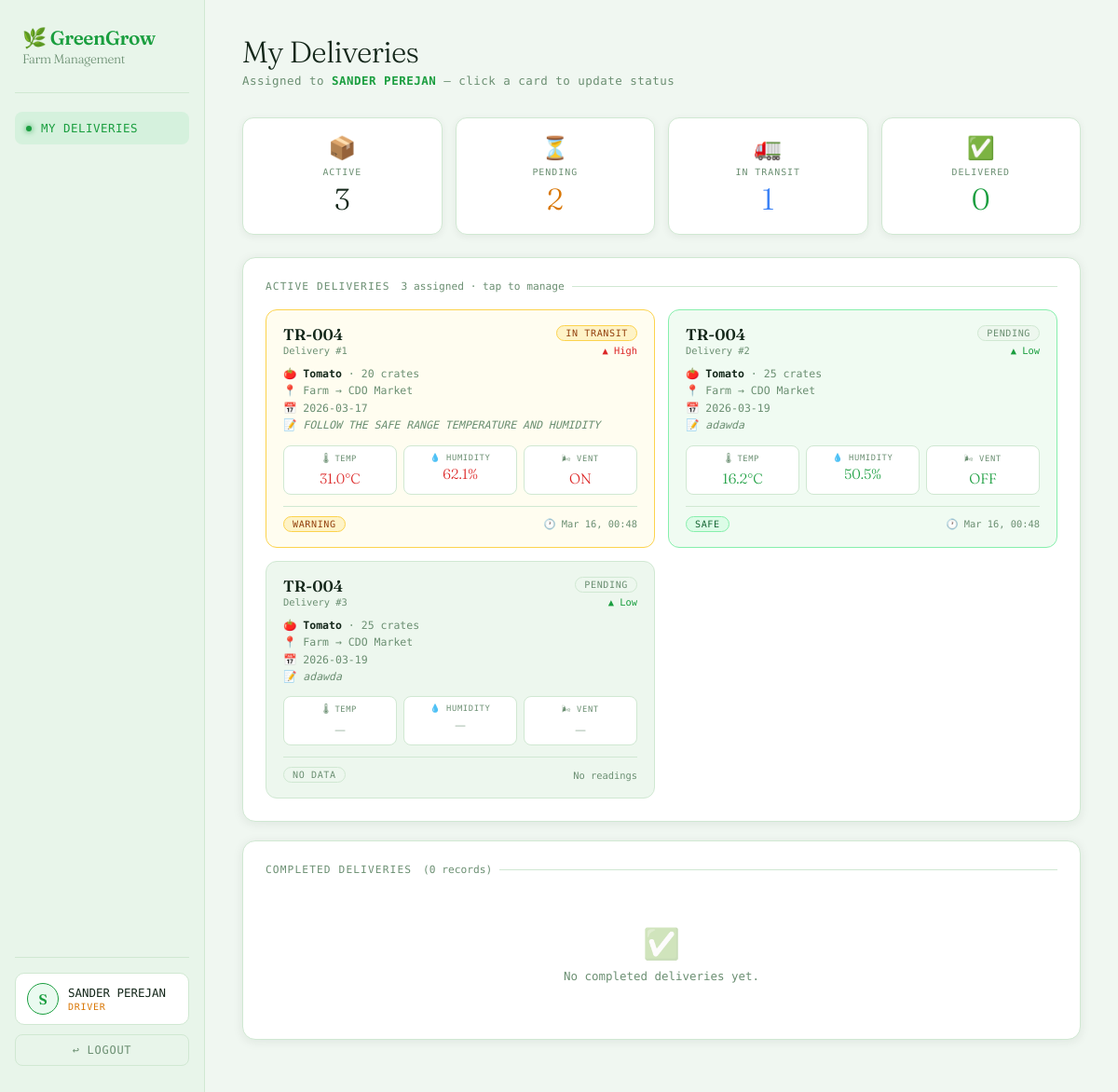
The app's page /driver/driver.php (signed in) with its own data.
### tables this page shows
CREATE TABLE `deliveries` (
  `id` int(11) NOT NULL,
  `transport_id` varchar(20) DEFAULT NULL,
  `product` varchar(50) DEFAULT NULL,
  `quantity` int(11) DEFAULT NULL,
  `delivery_date` date DEFAULT NULL,
  `origin` varchar(50) DEFAULT NULL,
  `destination` varchar(50) DEFAULT NULL,
  `driver` varchar(100) DEFAULT NULL,
  `vehicle_plate` varchar(20) DEFAULT NULL,
  `priority` varchar(20) DEFAULT NULL,
  `notes` text DEFAULT NULL,
  `status` varchar(20) DEFAULT 'Pending',
  `created_at` timestamp NOT NULL DEFAULT current_timestamp(),
  `origin_lat` double DEFAULT 8.4542,
  `origin_lng` double DEFAULT 124.6319,
  `dest_lat` double DEFAULT 8.4542,
  `dest_lng` double DEFAULT 124.6319
);

### driver/driver.php (the view, shortened to what this page needs)
<?php
include "../db.php";
$driverName = $_SESSION['name'];
$conn->query("
    CREATE TABLE IF NOT EXISTS `in_transit` (
        `id`            INT AUTO_INCREMENT PRIMARY KEY,
        `delivery_id`   INT          NOT NULL,
        `transport_id`  VARCHAR(20)  NOT NULL,
        `product`       VARCHAR(100) NOT NULL,
        `origin`        VARCHAR(100) NOT NULL,
        `destination`   VARCHAR(100) NOT NULL,
        `driver`        VARCHAR(100),
        `vehicle_plate` VARCHAR(20),
        `quantity`      INT,
        `priority`      VARCHAR(20),
        `started_at`    TIMESTAMP    DEFAULT CURRENT_TIMESTAMP,
        `started_by`    VARCHAR(100),
        UNIQUE KEY `uq_delivery` (`delivery_id`)
    ) ENGINE=InnoDB DEFAULT CHARSET=utf8mb4 COLLATE=utf8mb4_general_ci
");
$conn->query("
    CREATE TABLE IF NOT EXISTS `delivered` (
        `id`             INT AUTO_INCREMENT PRIMARY KEY,
        `delivery_id`    INT          NOT NULL,
        `transport_id`   VARCHAR(20)  NOT NULL,
        `product`        VARCHAR(100) NOT NULL,
        `origin`         VARCHAR(100) NOT NULL,
        `destination`    VARCHAR(100) NOT NULL,
        `driver`         VARCHAR(100),
        `vehicle_plate`  VARCHAR(20),
        `quantity`       INT,
        `priority`       VARCHAR(20),
        `avg_temp`       DECIMAL(5,2),
        `avg_hum`        DECIMAL(5,2),
        `total_readings` INT          DEFAULT 0,
        `delivered_at`   TIMESTAMP    DEFAULT CURRENT_TIMESTAMP,
        `delivered_by`   VARCHAR(100),
        UNIQUE KEY `uq_delivery` (`delivery_id`)
    ) ENGINE=InnoDB DEFAULT CHARSET=utf8mb4 COLLATE=utf8mb4_general_ci
");
$activeStmt = $conn->prepare("
    SELECT
        d.*,
        (SELECT ROUND(sl.temperature,1) FROM sensor_logs sl WHERE sl.delivery_id = d.id ORDER BY sl.recorded_at DESC LIMIT 1) AS last_temp,
        (SELECT ROUND(sl.humidity,1)    FROM sensor_logs sl WHERE sl.delivery_id = d.id ORDER BY sl.recorded_at DESC LIMIT 1) AS last_hum,
        (SELECT sl.ventilation          FROM sensor_logs sl WHERE sl.delivery_id = d.id ORDER BY sl.recorded_at DESC LIMIT 1) AS last_vent,
        (SELECT sl.recorded_at          FROM sensor_logs sl WHERE sl.delivery_id = d.id ORDER BY sl.recorded_at DESC LIMIT 1) AS last_reading
    FROM deliveries d
    WHERE d.driver = ?
      AND d.status IN ('Pending','In Transit')
    ORDER BY FIELD(d.status,'In Transit','Pending'), d.delivery_date ASC
");
$activeStmt->bind_param("s", $driverName);
$activeStmt->execute();
$activeResult = $activeStmt->get_result();
$activeRows   = [];
while ($row = $activeResult->fetch_assoc()) $activeRows[] = $row;
$doneRows   = [];
$cPending   = count(array_filter($activeRows, fn($r) => $r['status'] === 'Pending'));
$cTransit   = count(array_filter($activeRows, fn($r) => $r['status'] === 'In Transit'));
$cDelivered = count($doneRows);
$cTotal     = count($activeRows);
function sStatus($temp, $hum) {
    if ($temp === null || $hum === null) return 'no-data';
    if ($temp >= 15 && $temp <= 30 && $hum >= 50 && $hum <= 60) return 'safe';
    return 'warning';
}
?>
<!DOCTYPE html>
<html lang="en">
<head>
    <link rel="stylesheet" href="../assets/manager.css">
</head>
<body>
<div class="sidebar">
    <div class="logo">🌿 GreenGrow<span>Farm Management</span></div>
    <a href="driver.php" class="nav-btn active">My Deliveries</a>
    <div class="sidebar-foot">
        <div class="user-card">
            <div class="user-avatar"><?= strtoupper($_SESSION['name'][0]) ?></div>
            <div class="user-meta">
                <div class="user-name"><?= htmlspecialchars($_SESSION['name']) ?></div>
                <div class="user-role" style="color:var(--amber);font-size:.63rem;letter-spacing:.07em;text-transform:uppercase;margin-top:2px;">
                    Driver
                </div>
            </div>
        </div>
        <form method="POST" action="../logout.php" style="margin:0">
            <button type="submit" class="logout-btn">↩ Logout</button>
        </form>
    </div>
</div>
<div class="main">
    <div class="page-header">
        <h1>My Deliveries</h1>
        <p>Assigned to <b style="color:var(--green)"><?= htmlspecialchars($driverName) ?></b> — click a card to update status</p>
    </div>
    <div class="stat-grid">
        <div class="stat-card">
            <div class="stat-icon">📦</div>
            <div class="stat-label">Active</div>
            <div class="stat-value"><?= $cTotal ?></div>
        </div>
        <div class="stat-card">
            <div class="stat-icon">⏳</div>
            <div class="stat-label">Pending</div>
            <div class="stat-value amber"><?= $cPending ?></div>
        </div>
        <div class="stat-card">
            <div class="stat-icon">🚛</div>
            <div class="stat-label">In Transit</div>
            <div class="stat-value blue"><?= $cTransit ?></div>
        </div>
        <div class="stat-card">
            <div class="stat-icon">✅</div>
            <div class="stat-label">Delivered</div>
            <div class="stat-value green"><?= $cDelivered ?></div>
        </div>
    </div>
    <div class="panel">
        <div class="panel-title">
            Active Deliveries
            <span style="font-size:.7rem;color:var(--muted);text-transform:none;letter-spacing:0;margin-left:4px;"><?= $cTotal ?> assigned · tap to manage</span>
        </div>
        <?php if (empty($activeRows)): ?>
        <div class="empty-state">
            <div class="empty-icon">📭</div>
            <p>No active deliveries assigned to you right now.</p>
        </div>
        <?php else: ?>
        <div class="delivery-grid">
            <?php foreach ($activeRows as $d):
                $ss      = sStatus($d['last_temp'], $d['last_hum']);
                $tOk     = $d['last_temp'] !== null && $d['last_temp'] >= 15 && $d['last_temp'] <= 30;
                $hOk     = $d['last_hum']  !== null && $d['last_hum']  >= 50 && $d['last_hum']  <= 60;
                $cardCls = $d['status'] === 'In Transit'
                    ? 'card-transit'
                    : ($ss === 'danger' ? 'card-danger' : ($ss === 'safe' ? 'card-safe' : ''));
                $sBadge  = $d['status'] === 'In Transit' ? 'b-transit' : 'b-pending';
                $pc      = match($d['priority']) { 'High' => 'priority-high', 'Low' => 'priority-low', default => 'priority-medium' };
            ?>
            <div class="delivery-card <?= $cardCls ?>"
                 onclick='openModal(<?= json_encode([
                     "id"           => $d['id'],
                     "transport_id" => $d['transport_id'],
                     "product"      => $d['product'],
                     "origin"       => $d['origin'],
                     "destination"  => $d['destination'],
                     "driver"       => $d['driver'],
                     "vehicle_plate"=> $d['vehicle_plate'] ?? "—",
                     "quantity"     => $d['quantity'],
                     "delivery_date"=> $d['delivery_date'],
                     "priority"     => $d['priority'],
                     "status"       => $d['status'],
                     "notes"        => $d['notes'] ?? "",
                     "last_temp"    => $d['last_temp'],
                     "last_hum"     => $d['last_hum'],
                     "last_vent"    => $d['last_vent'],
                 ]) ?>)'>
                <div class="dc-header">
                    <div>
                        <div class="dc-tid"><?= htmlspecialchars($d['transport_id']) ?></div>
                        <div class="dc-num">Delivery #<?= $d['id'] ?></div>
                    </div>
                    <div style="display:flex;flex-direction:column;align-items:flex-end;gap:4px;">
                        <span class="badge <?= $sBadge ?>"><?= htmlspecialchars($d['status']) ?></span>
                        <span class="<?= $pc ?>" style="font-size:.65rem;">▲ <?= htmlspecialchars($d['priority']) ?></span>
                    </div>
                </div>
                <div class="dc-route">
                    🍅 <b><?= htmlspecialchars($d['product']) ?></b> · <?= (int)$d['quantity'] ?> crates<br>
                    📍 <?= htmlspecialchars($d['origin']) ?> → <?= htmlspecialchars($d['destination']) ?><br>
                    📅 <?= htmlspecialchars($d['delivery_date']) ?>
                    <?php if ($d['notes']): ?>
                    <br>📝 <span style="font-style:italic;color:var(--muted);"><?= htmlspecialchars(mb_strimwidth($d['notes'], 0, 50, '…')) ?></span>
                    <?php endif; ?>
                </div>
                <div class="dc-sensors">
                    <div class="dc-s">
                        <div class="dc-s-lbl">🌡 Temp</div>
                        <div class="dc-s-val <?= $d['last_temp'] !== null ? ($tOk ? 'ok' : 'warn') : 'none' ?>">
                            <?= $d['last_temp'] !== null ? $d['last_temp'].'°C' : '—' ?>
                        </div>
                    </div>
                    <div class="dc-s">
                        <div class="dc-s-lbl">💧 Humidity</div>
                        <div class="dc-s-val <?= $d['last_hum'] !== null ? ($hOk ? 'ok' : 'warn') : 'none' ?>">
                            <?= $d['last_hum'] !== null ? $d['last_hum'].'%' : '—' ?>
                        </div>
                    </div>
                    <div class="dc-s">
                        <div class="dc-s-lbl">🌬 Vent</div>
                        <div class="dc-s-val <?= $d['last_vent'] !== null ? ($d['last_vent'] ? 'warn' : 'ok') : 'none' ?>">
                            <?= $d['last_vent'] !== null ? ($d['last_vent'] ? 'ON' : 'OFF') : '—' ?>
                        </div>
                    </div>
                </div>
                <div class="dc-footer">
                    <span class="badge b-<?= $ss === 'no-data' ? 'no-data' : $ss ?>">
                        <?= $ss === 'no-data' ? 'No Data' : ucfirst($ss) ?>
                    </span>
                    <span>
                        <?= $d['last_reading'] ? '🕐 '.date('M d, H:i', strtotime($d['last_reading'])) : 'No readings' ?>
                    </span>
                </div>
            </div>
            <?php endforeach; ?>
        </div>
        <?php endif; ?>
    </div>
    <div class="panel">
        <div class="panel-title">
            Completed Deliveries
            <span style="font-size:.7rem;color:var(--muted);text-transform:none;letter-spacing:0;margin-left:4px;">(<?= $cDelivered ?> records)</span>
        </div>
        <?php if (empty($doneRows)): ?>
        <div class="empty-state">
            <div class="empty-icon">✅</div>
            <p>No completed deliveries yet.</p>
        </div>
        <?php endif; ?>
    </div>
</div>
</body>
</html>

### assets/manager.css (style rules this page uses)
*, *::before, *::after { box-sizing: border-box; margin: 0; padding: 0; }
:root { --bg: #f0f7f1; --surface: #ffffff; --surface2: #edf7ee; --border: #d0e8d2; --green: #1a9e3f; --green-dim: #22c55e18; --green-glow: #22c55e28; --amber: #d97706; --red: #dc2626; --text: #14271a; --muted: #6b8f72; --sidebar-w: 220px; }
body { font-family: 'DM Mono', monospace; background: var(--bg); color: var(--text); display: flex; min-height: 100vh; overflow-x: hidden; }
.sidebar { width: var(--sidebar-w); background: #e8f5ea; border-right: 1px solid var(--border); display: flex; flex-direction: column; padding: 28px 16px; position: fixed; top: 0; left: 0; bottom: 0; z-index: 100; }
.logo { font-family: 'Fraunces', serif; font-size: 1.3rem; font-weight: 600; color: var(--green); letter-spacing: -0.02em; padding: 0 8px 28px; border-bottom: 1px solid var(--border); margin-bottom: 20px; }
.logo span { color: var(--muted); font-size: .85rem; display: block; font-weight: 300; margin-top: 2px; }
.nav-btn { display: flex; align-items: center; gap: 10px; padding: 10px 12px; border-radius: 8px; text-decoration: none; color: var(--muted); font-size: .78rem; letter-spacing: .04em; text-transform: uppercase; transition: all .2s; margin-bottom: 4px; }
.nav-btn::before { content: ''; width: 6px; height: 6px; border-radius: 50%; background: var(--border); transition: background .2s; flex-shrink: 0; }
.nav-btn.active { color: var(--green); background: var(--green-dim); }
.nav-btn.active::before { background: var(--green); box-shadow: 0 0 6px var(--green); }
.sidebar-foot { margin-top: auto; padding-top: 16px; border-top: 1px solid var(--border); }
.logout-btn { width: 100%; padding: 9px; border-radius: 8px; border: 1px solid var(--border); background: transparent; color: var(--muted); font-family: 'DM Mono', monospace; font-size: .75rem; letter-spacing: .06em; text-transform: uppercase; cursor: pointer; transition: all .2s; }
.main { margin-left: var(--sidebar-w); flex: 1; padding: 36px 40px; max-width: 1400px; width: 100%; }
.page-header { margin-bottom: 32px; }
.page-header h1 { font-family: 'Fraunces', serif; font-size: 2rem; font-weight: 300; letter-spacing: -.02em; color: var(--text); }
.page-header p { color: var(--muted); font-size: .78rem; margin-top: 4px; letter-spacing: .04em; }
.panel { background: var(--surface); border: 1px solid var(--border); border-radius: 14px; padding: 24px; margin-bottom: 20px; box-shadow: 0 2px 12px #0d271514; }
.panel-title { font-size: .7rem; letter-spacing: .1em; text-transform: uppercase; color: var(--muted); margin-bottom: 18px; display: flex; align-items: center; gap: 8px; }
.panel-title::after { content: ''; flex: 1; height: 1px; background: var(--border); }
.badge { display: inline-block; padding: 2px 10px; border-radius: 20px; font-size: .7rem; letter-spacing: .06em; text-transform: uppercase; }
.user-card { background: var(--surface); border: 1px solid var(--border); border-radius: 10px; padding: 10px 12px; margin-bottom: 10px; display: flex; align-items: center; gap: 10px; }
.user-avatar { width: 34px; height: 34px; border-radius: 50%; background: var(--green-dim); border: 1.5px solid var(--green); display: flex; align-items: center; justify-content: center; font-family: 'Fraunces', serif; font-size: .95rem; font-weight: 600; color: var(--green); flex-shrink: 0; text-transform: uppercase; }
.user-meta { min-width: 0; flex: 1; }
.user-name { font-size: .78rem; color: var(--text); font-weight: 500; white-space: nowrap; overflow: hidden; text-overflow: ellipsis; }
.user-role { font-size: .63rem; letter-spacing: .07em; text-transform: uppercase; margin-top: 2px; }

### records on screen
deliveries: transport "TR-004", id "1", status "IN TRANSIT", priority "High", product "Tomato", quantity "20", origin "Farm", destination "CDO Market", delivery_date "2026-03-17", notes "FOLLOW THE SAFE RANGE TEMPERATURE AND HUMIDITY", last_temp "31.0", last_hum "62.1", shows "ON", ss "WARNING", last_reading "Mar 16, 00:48"
deliveries: transport "TR-004", id "2", status "PENDING", priority "Low", product "Tomato", quantity "25", origin "Farm", destination "CDO Market", delivery_date "2026-03-19", notes "adawda", last_temp "16.2", last_hum "50.5", shows "OFF", ss "SAFE", last_reading "Mar 16, 00:48"
deliveries: transport "TR-004", id "3", status "PENDING", priority "Low", product "Tomato", quantity "25", origin "Farm", destination "CDO Market", delivery_date "2026-03-19", notes "adawda", shows "NO DATA", shows "No readings"

### other values on screen
$_SESSION['name'][0] "S"
$_SESSION['name'] "SANDER PEREJAN"
$driverName "SANDER PEREJAN"
$cTotal "3"
$cPending "2"
$cTransit "1"
$cDelivered "0"
